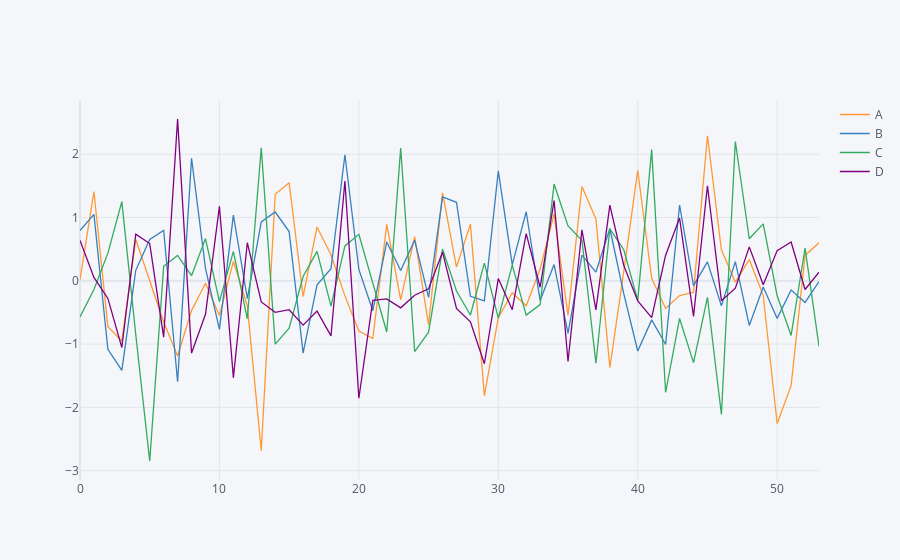

Notebook cell for this chart:
### Code cell
arr_1 = np.random.randn(54,4)
df_1 = pd.DataFrame(arr_1, columns=['A','B','C','D'])
df_1.head()
df_1.iplot()
